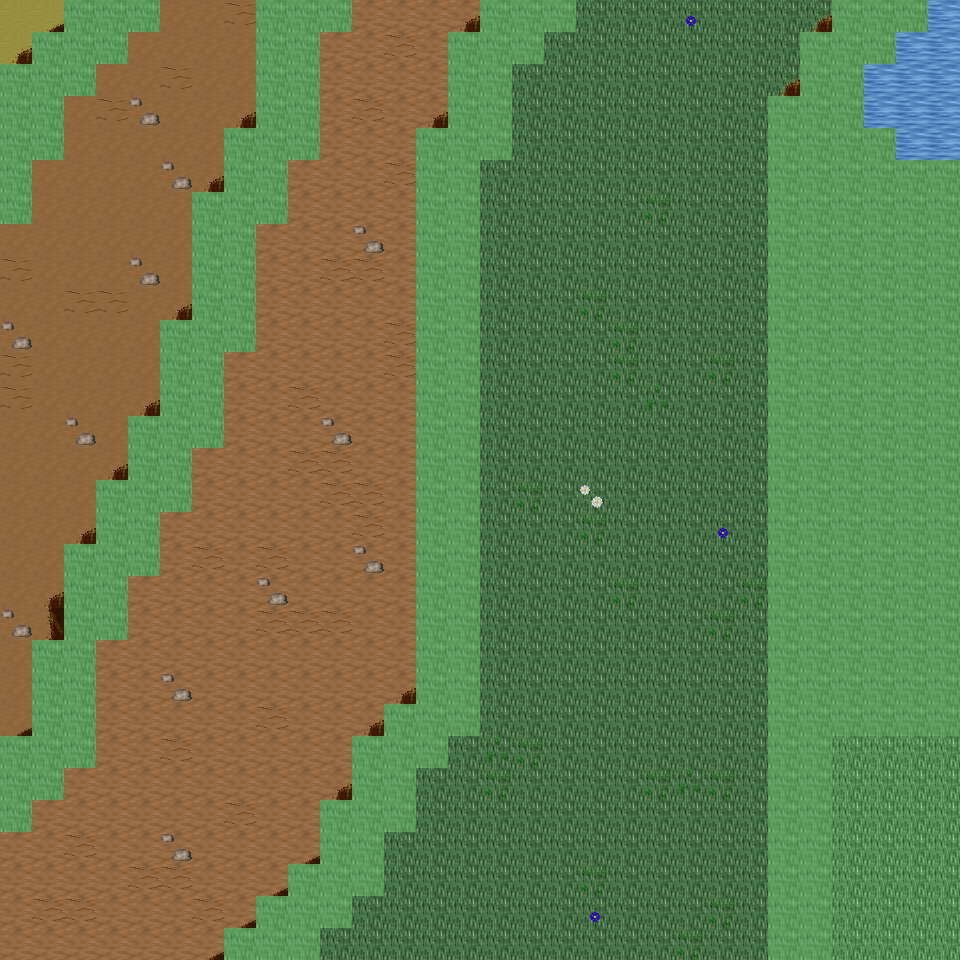

Below is a game level as drawn by its tile map, then a one-line description and the .tmx that defines it (tile-layer data replaced by summaries):
An orthogonal 30x30 tile map with 32x32 px tiles, 6 tile layers (Ground, Object, Object2, Above, ...), 33 tilesets and 13 objects (13x mapExit).

<map version="1.0" orientation="orthogonal" renderorder="right-down" width="30" height="30" tilewidth="32" tileheight="32" nextobjectid="14">
  <tileset firstgid="1" name="tileset_ground_ground" tilewidth="32" tileheight="32" tilecount="33" columns="3">
    <image source="../drawable/tileset_ground_ground.png" width="96" height="352" />
  </tileset>
  <tileset firstgid="34" name="tileset_ground_ice_ice" tilewidth="32" tileheight="32" tilecount="3" columns="3">
    <image source="../drawable/tileset_ground_ice_ice.png" width="96" height="32" />
  </tileset>
  <tileset firstgid="37" name="tileset_ground_water_pool" tilewidth="32" tileheight="32" tilecount="72" columns="3">
    <image source="../drawable/tileset_ground_water_pool.png" width="96" height="768" />
  </tileset>
  <tileset firstgid="109" name="tileset_ground_grass_edges" tilewidth="32" tileheight="32" tilecount="36" columns="12">
    <image source="../drawable/tileset_ground_grass_edges.png" width="384" height="96" />
  </tileset>
  <tileset firstgid="145" name="tileset_ground_ridge_ice_2" tilewidth="32" tileheight="32" tilecount="42" columns="7">
    <image source="../drawable/tileset_ground_ridge_ice_2.png" width="224" height="192" />
  </tileset>
  <tileset firstgid="187" name="tileset_ground_ridge_earth_dark" tilewidth="32" tileheight="32" tilecount="96" columns="12">
    <image source="../drawable/tileset_ground_ridge_earth_dark.png" width="384" height="256" />
  </tileset>
  <tileset firstgid="283" name="tileset_ground_rock_pebbles" tilewidth="32" tileheight="32" tilecount="3" columns="1">
    <image source="../drawable/tileset_ground_rock_pebbles.png" width="32" height="96" />
  </tileset>
  <tileset firstgid="286" name="tileset_plant_grasses" tilewidth="32" tileheight="32" tilecount="6" columns="3">
    <image source="../drawable/tileset_plant_grasses.png" width="96" height="64" />
  </tileset>
  <tileset firstgid="292" name="tileset_plant_bush_bushes" tilewidth="32" tileheight="32" tilecount="10" columns="5">
    <image source="../drawable/tileset_plant_bush_bushes.png" width="160" height="64" />
  </tileset>
  <tileset firstgid="302" name="tileset_ground_cobbled_paving" tilewidth="32" tileheight="32" tilecount="1" columns="1">
    <image source="../drawable/tileset_ground_cobbled_paving.png" width="32" height="32" />
  </tileset>
  <tileset firstgid="303" name="tileset_ground_grass_corners" tilewidth="32" tileheight="32" tilecount="24" columns="6">
    <image source="../drawable/tileset_ground_grass_corners.png" width="192" height="128" />
  </tileset>
  <tileset firstgid="327" name="tileset_plant_flower_daisy_white" tilewidth="32" tileheight="32" tilecount="8" columns="2">
    <image source="../drawable/tileset_plant_flower_daisy_white.png" width="64" height="128" />
  </tileset>
  <tileset firstgid="335" name="tileset_plant_flower_daisy_blue" tilewidth="32" tileheight="32" tilecount="8" columns="2">
    <image source="../drawable/tileset_plant_flower_daisy_blue.png" width="64" height="128" />
  </tileset>
  <tileset firstgid="343" name="tileset_item_armor_sword_rack" tilewidth="32" tileheight="32" tilecount="4" columns="2">
    <image source="../drawable/tileset_item_armor_sword_rack.png" width="64" height="64" />
  </tileset>
  <tileset firstgid="347" name="tileset_plant_stump_small_stump" tilewidth="32" tileheight="32" tilecount="4" columns="2">
    <image source="../drawable/tileset_plant_stump_small_stump.png" width="64" height="64" />
  </tileset>
  <tileset firstgid="351" name="tileset_item_postbox" tilewidth="32" tileheight="32" tilecount="4" columns="2">
    <image source="../drawable/tileset_item_postbox.png" width="64" height="64" />
  </tileset>
  <tileset firstgid="355" name="tileset_item_armor_weapons_rack" tilewidth="32" tileheight="32" tilecount="18" columns="9">
    <image source="../drawable/tileset_item_armor_weapons_rack.png" width="288" height="64" />
  </tileset>
  <tileset firstgid="373" name="tileset_item_pot_pot_golden_centred" tilewidth="32" tileheight="32" tilecount="3" columns="3">
    <image source="../drawable/tileset_item_pot_pot_golden_centred.png" width="96" height="32" />
  </tileset>
  <tileset firstgid="376" name="tileset_logic_creature_orc" tilewidth="32" tileheight="32" tilecount="6" columns="6">
    <image source="../drawable/tileset_logic_creature_orc.png" width="192" height="32" />
  </tileset>
  <tileset firstgid="382" name="tileset_logic_creature_animal" tilewidth="32" tileheight="32" tilecount="32" columns="8">
    <image source="../drawable/tileset_logic_creature_animal.png" width="256" height="128" />
  </tileset>
  <tileset firstgid="414" name="tileset_logic_creature_gnome" tilewidth="32" tileheight="32" tilecount="6" columns="6">
    <image source="../drawable/tileset_logic_creature_gnome.png" width="192" height="32" />
  </tileset>
  <tileset firstgid="420" name="tileset_logic_portal" tilewidth="32" tileheight="32" tilecount="24" columns="8">
    <image source="../drawable/tileset_logic_portal.png" width="256" height="96" />
  </tileset>
  <tileset firstgid="444" name="tileset_logic_collision" tilewidth="32" tileheight="32" tilecount="1" columns="1">
    <image source="../drawable/tileset_logic_collision.png" width="32" height="32" />
  </tileset>
  <tileset firstgid="445" name="tileset_logic_creature_frogman" tilewidth="32" tileheight="32" tilecount="3" columns="3">
    <image source="../drawable/tileset_logic_creature_frogman.png" width="96" height="32" />
  </tileset>
  <tileset firstgid="448" name="tileset_ground_water_swamp_water" tilewidth="32" tileheight="32" tilecount="33" columns="3">
    <image source="../drawable/tileset_ground_water_swamp_water.png" width="96" height="352" />
  </tileset>
  <tileset firstgid="481" name="tileset_plant_grasses_swamp" tilewidth="32" tileheight="32" tilecount="42" columns="6">
    <image source="../drawable/tileset_plant_grasses_swamp.png" width="192" height="224" />
  </tileset>
  <tileset firstgid="523" name="tileset_plant_stump_hollow_logs" tilewidth="32" tileheight="32" tilecount="6" columns="3">
    <image source="../drawable/tileset_plant_stump_hollow_logs.png" width="96" height="64" />
  </tileset>
  <tileset firstgid="529" name="tileset_plant_tree_tree_darkgreen" tilewidth="32" tileheight="32" tilecount="88" columns="8">
    <image source="../drawable/tileset_plant_tree_tree_darkgreen.png" width="256" height="352" />
  </tileset>
  <tileset firstgid="617" name="tileset_plant_tree_dead_tree_3" tilewidth="32" tileheight="32" tilecount="16" columns="4">
    <image source="../drawable/tileset_plant_tree_dead_tree_3.png" width="128" height="128" />
  </tileset>
  <tileset firstgid="633" name="tileset_building_chimney_smoke" tilewidth="32" tileheight="32" tilecount="40" columns="4">
    <image source="../drawable/tileset_building_chimney_smoke.png" width="128" height="320" />
  </tileset>
  <tileset firstgid="673" name="tileset_building_huts" tilewidth="32" tileheight="32" tilecount="338" columns="26">
    <image source="../drawable/tileset_building_huts.png" width="832" height="416" />
  </tileset>
  <tileset firstgid="1011" name="tileset_logic_creature_fowl" tilewidth="32" tileheight="32" tilecount="6" columns="6">
    <image source="../drawable/tileset_logic_creature_fowl.png" width="192" height="32" />
  </tileset>
  <tileset firstgid="1017" name="tileset_logic_creature_elemental" tilewidth="32" tileheight="32" tilecount="16" columns="8">
    <image source="../drawable/tileset_logic_creature_elemental.png" width="256" height="64" />
  </tileset>
  <layer name="Ground" width="30" height="30">
    <data>[900 cells, 900 non-empty, 7 distinct tile ids]</data>
  </layer>
  <layer name="Object" width="30" height="30">
    <data>[900 cells, 303 non-empty, 16 distinct tile ids]</data>
  </layer>
  <layer name="Object2" width="30" height="30">
    <data>[900 cells, 5 non-empty, 3 distinct tile ids]</data>
  </layer>
  <layer name="Above" width="30" height="30">
    <data>[900 cells, 0 non-empty, 0 distinct tile ids]</data>
  </layer>
  <layer name="Above2" width="30" height="30">
    <data>[900 cells, 0 non-empty, 0 distinct tile ids]</data>
  </layer>
  <layer name="Walkable" width="30" height="30">
    <data>[900 cells, 280 non-empty, 1 distinct tile ids]</data>
  </layer>
  <objectgroup name="MapEvents">
    <object id="1" name="north" type="mapExit" x="0" y="0" width="64" height="32">
      <properties>
        <property name="map" value="level_0_x188_y42" />
        <property name="x" value="0" />
        <property name="y" value="28" />
      </properties>
    </object>
    <object id="2" name="north2" type="mapExit" x="160" y="0" width="96" height="32">
      <properties>
        <property name="map" value="level_0_x188_y42" />
        <property name="x" value="5" />
        <property name="y" value="28" />
      </properties>
    </object>
    <object id="3" name="north3" type="mapExit" x="352" y="0" width="128" height="32">
      <properties>
        <property name="map" value="level_0_x188_y42" />
        <property name="x" value="11" />
        <property name="y" value="28" />
      </properties>
    </object>
    <object id="4" name="north4" type="mapExit" x="576" y="0" width="256" height="32">
      <properties>
        <property name="map" value="level_0_x188_y42" />
        <property name="x" value="18" />
        <property name="y" value="28" />
      </properties>
    </object>
    <object id="5" name="north5" type="mapExit" x="928" y="0" width="32" height="32">
      <properties>
        <property name="map" value="level_0_x188_y42" />
        <property name="x" value="29" />
        <property name="y" value="28" />
      </properties>
    </object>
    <object id="6" name="south" type="mapExit" x="0" y="928" width="224" height="32">
      <properties>
        <property name="map" value="level_0_x188_y44" />
        <property name="x" value="0" />
        <property name="y" value="1" />
      </properties>
    </object>
    <object id="7" name="south2" type="mapExit" x="320" y="928" width="448" height="32">
      <properties>
        <property name="map" value="level_0_x188_y44" />
        <property name="x" value="10" />
        <property name="y" value="1" />
      </properties>
    </object>
    <object id="8" name="south3" type="mapExit" x="832" y="928" width="128" height="32">
      <properties>
        <property name="map" value="level_0_x188_y44" />
        <property name="x" value="26" />
        <property name="y" value="1" />
      </properties>
    </object>
    <object id="9" name="west" type="mapExit" x="0" y="0" width="32" height="64">
      <properties>
        <property name="map" value="level_0_x187_y43" />
        <property name="x" value="28" />
        <property name="y" value="0" />
      </properties>
    </object>
    <object id="10" name="west2" type="mapExit" x="0" y="224" width="32" height="512">
      <properties>
        <property name="map" value="level_0_x187_y43" />
        <property name="x" value="28" />
        <property name="y" value="7" />
      </properties>
    </object>
    <object id="11" name="west3" type="mapExit" x="0" y="832" width="32" height="128">
      <properties>
        <property name="map" value="level_0_x187_y43" />
        <property name="x" value="28" />
        <property name="y" value="26" />
      </properties>
    </object>
    <object id="12" name="east" type="mapExit" x="928" y="0" width="32" height="160">
      <properties>
        <property name="map" value="level_0_x189_y43" />
        <property name="x" value="1" />
        <property name="y" value="0" />
      </properties>
    </object>
    <object id="13" name="east2" type="mapExit" x="928" y="736" width="32" height="224">
      <properties>
        <property name="map" value="level_0_x189_y43" />
        <property name="x" value="1" />
        <property name="y" value="23" />
      </properties>
    </object>
  </objectgroup>
</map>
